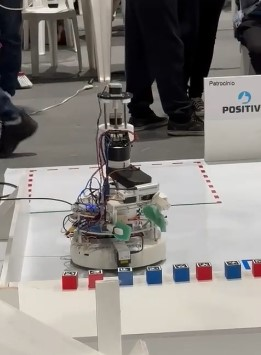
#> input picture fotos/captura1.jpg, 261 x 355 px
$ python Anotacoes1.py
#> lines starting #> are read from the running program, lines starting #| are printed output that depends on the picture
import os

import cv2


#*********************************************LER IMAGEM*********************************************************
image_path = os.path.join('.', 'fotos', 'captura1.jpg')
img = cv2.imread(image_path)
#> img is the input picture: shape (355, 261, 3); mean B, G, R 128.3, 132, 136.2


#*********************************************ESCREVER IMAGEM*********************************************************
cv2.imwrite(os.path.join('.', 'fotos', 'captura1_out.jpg'), img)


#*********************************************VISUALIZAR IMAGEM*********************************************************

cv2.imshow('image', img)
cv2.waitKey(0) #milisegundos


#*********************************************LER VÍDEO*********************************************************

video_path = os.path.join('.', 'videos', 'video1.mp4')
video = cv2.VideoCapture(video_path)


# [12 lines of commented-out code are left out]

webcam = cv2.VideoCapture(0)

#*********************************************VISUALIZAR WEBCAM***************************************************

while True:
    ret, frame = webcam.read()
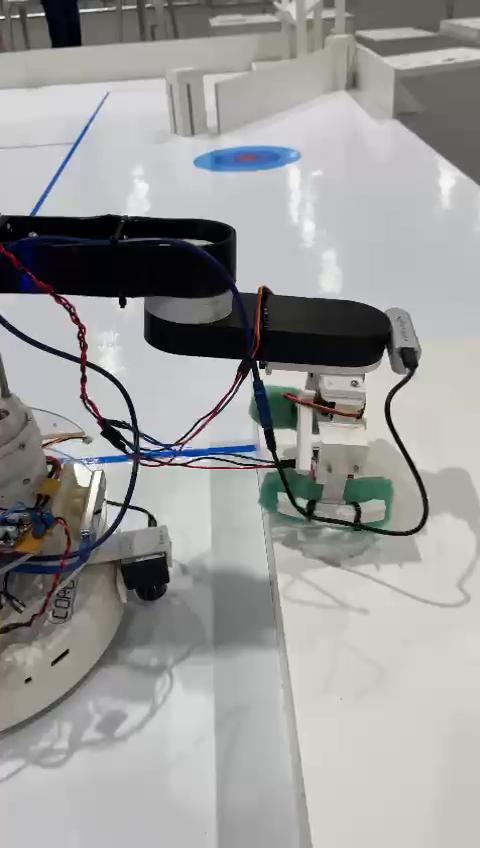
#> input picture frame 91 of videos/video1.mp4, 480 x 848 px, given in place of the camera
#> frame is the input picture: shape (848, 480, 3); mean B, G, R 153.5, 154.7, 155
    cv2.imshow('frame', frame)
    if cv2.waitKey(40) & 0xFF == ord('q'):
#> (key q is pressed here)
        break
webcam.release()
cv2.destroyAllWindows()

#*********************************************RESIZING***************************************************

img = cv2.imread(os.path.join('.', 'fotos', 'captura1.jpg'))

resized_img = cv2.resize(img, (960, 1280))
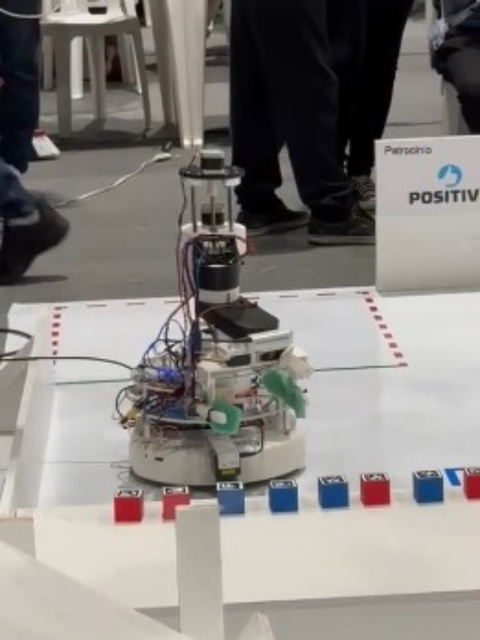
#> resized_img: shape (1280, 960, 3) (shown at 1/2 size); mean B, G, R 128.2, 131.9, 136.1
print(resized_img.shape)
#| (1280, 960, 3)
cv2.imshow('resized_img', resized_img)
cv2.waitKey(0)


#*********************************************CROP***************************************************
img = cv2.imread(os.path.join('.', 'fotos', 'captura1.jpg'))

cropped_img = img[20:640, 40:848]
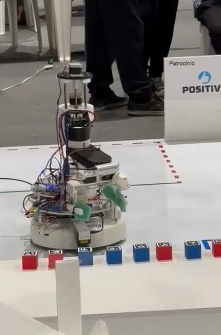
#> cropped_img: shape (335, 221, 3); mean B, G, R 132.2, 136.1, 140.4
print(cropped_img.shape)
#| (335, 221, 3)
cv2.imshow('cropped_img', cropped_img)
cv2.waitKey(0)
